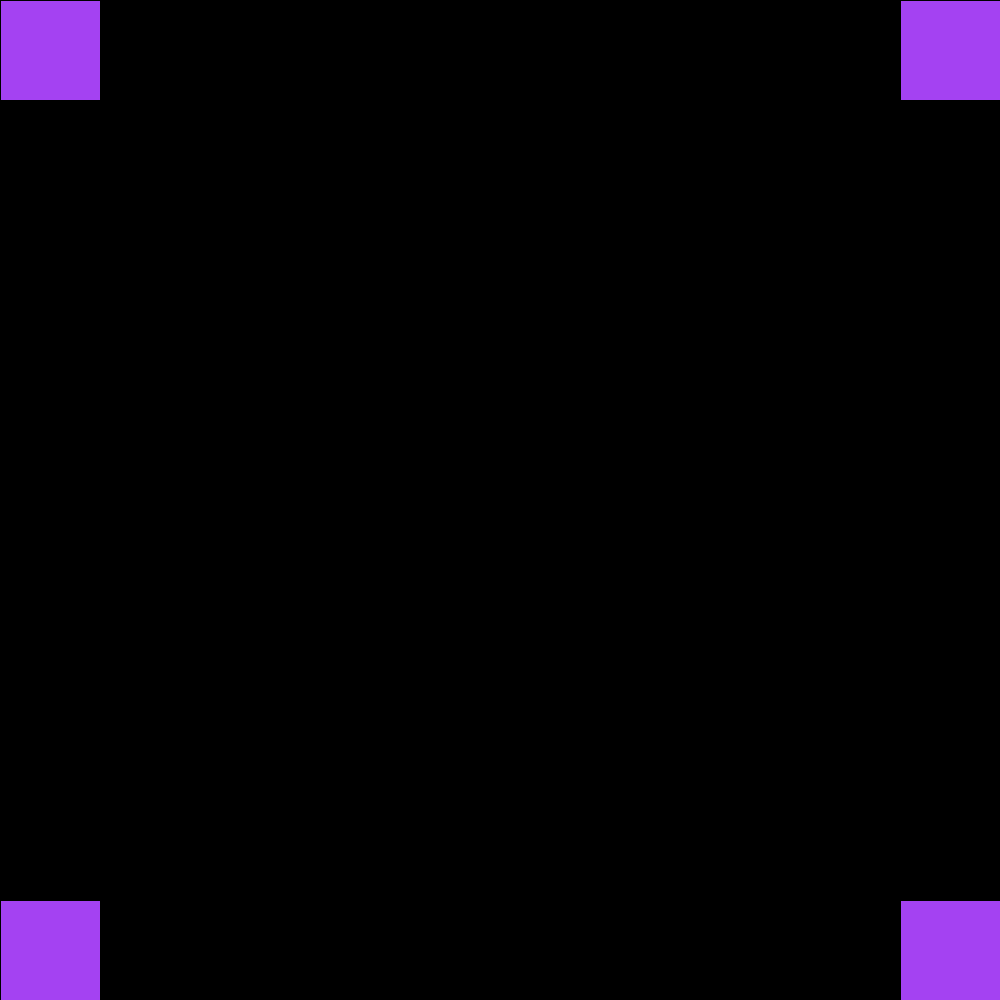
Frame 1 (no input)
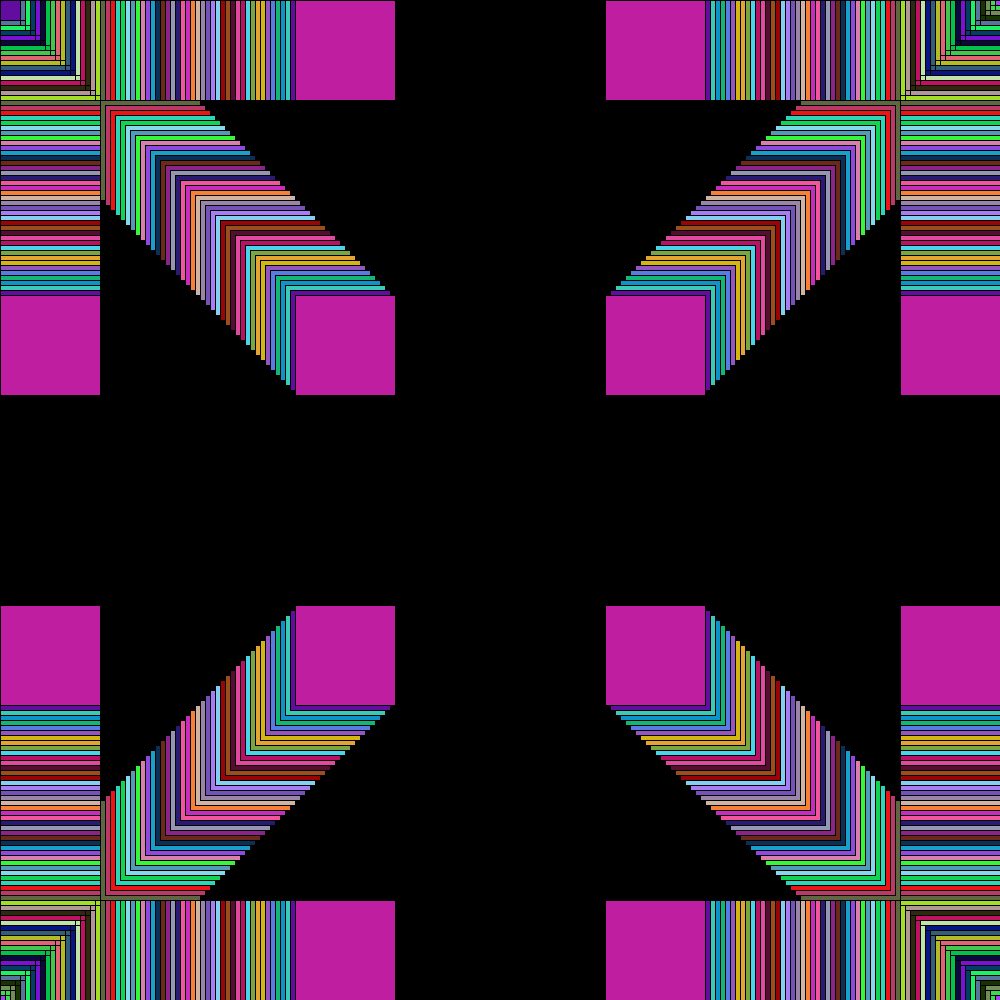
Frame 60 (the mouse pressed at the canvas centre just before this capture)
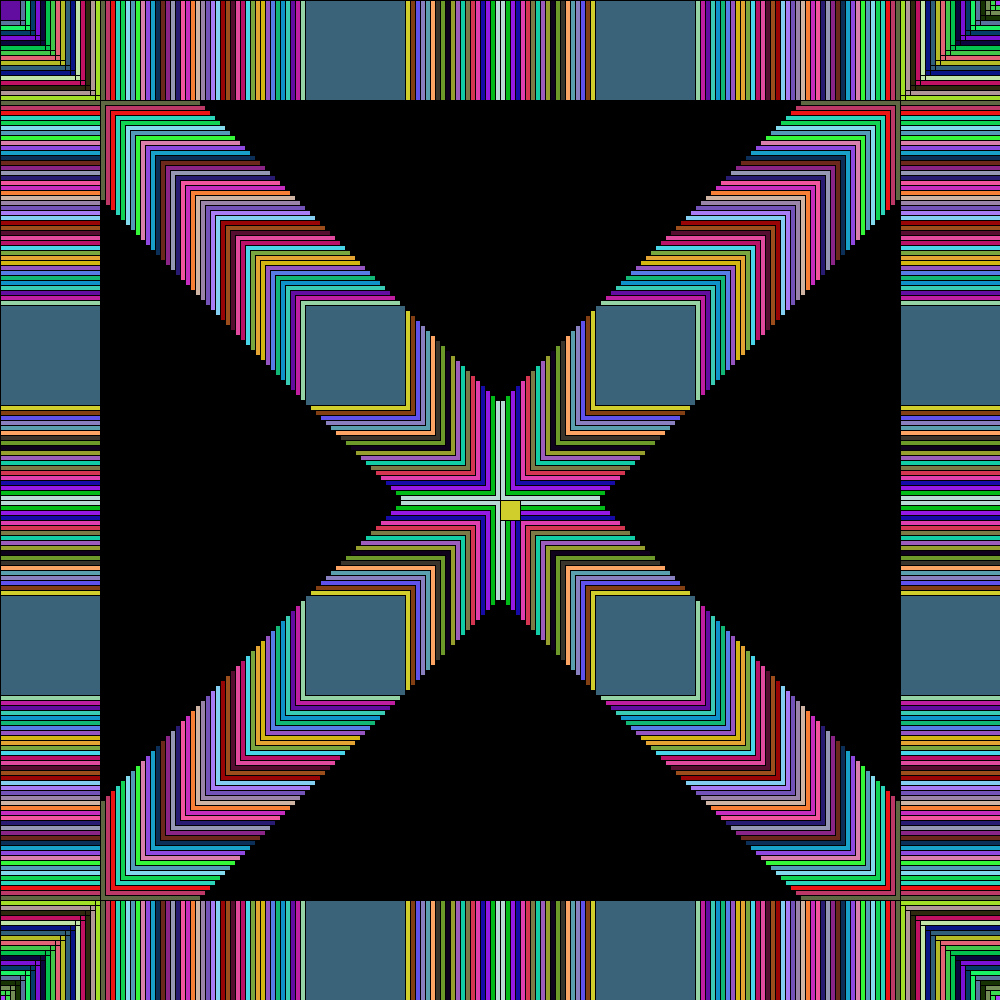
Frame 120 (the mouse held since frame 60 and released just before this capture)

The Processing sketch that drew these frames (run headless with seeded random() and noise(); from frame 60 on, the mouse is pressed at the canvas centre):

// Processing sketch: bridger_da_la_la_COLOR_BOI
// ── bridger_da_la_la_COLOR_BOI.pde
int a=0;
int timer = 0;
void setup ()
{
  size (1000, 1000);
  background ( 0, 0, 0);
  noCursor();
}

void draw ()
{
  rect (mouseX, mouseY, 20, 20);



  fill (random (255), random (255), random (255));
  rect (0+a, 0, 100, 100);
  rect (0, 0+a, 100, 100);
  rect (0+a, 0+a, 100, 100);

  rect (900, 0+a, 100, 100);
  rect (900-a, 0, 100, 100);
  rect (900-a, 0+a, 100, 100);



  rect (0, 900-a, 100, 100);
  rect (0+a, 900, 100, 100);
  rect (0+a, 900-a, 100, 100);

  rect (900-a, 900, 100, 100);
  rect (900-a, 900-a, 100, 100);
  rect (900, 900-a, 100, 100);


  a=a+5;
  timer = timer+1;
  if (a>1000)
  {
    a=-100;
  }
}


void keyPressed()
{
  if (key == 'q')
  {
  background (0, 0, 0);
  }
}
